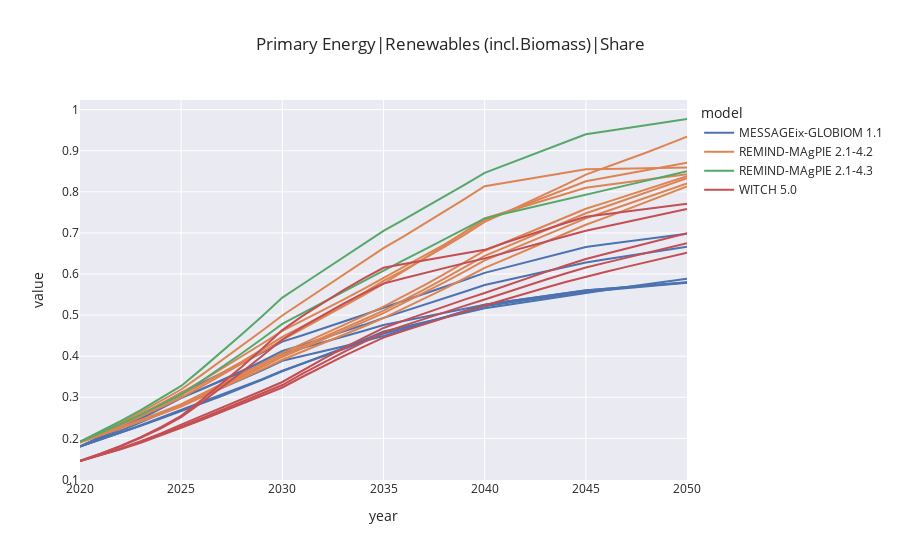

The notebook cell saved with this chart:
### Markdown cell above
## Primary Energy Renewables

### Code cell
dfpins = plot_line(dfp, variable='Primary Energy|Renewables (incl.Biomass)|Share', years=range(2020,2051))

### Figure 1 — Plotly figure (JSON) as saved in the notebook; plotly's stock layout.template omitted (floating-point values rounded to 4 significant figures)
{"data": [{"hovertemplate": "<b>%{hovertext}</b><br><br>model=MESSAGEix-GLOBIOM 1.1<br>mskey=MESS>>EN_NPi2020_450<br>year=%{x}<br>value=%{y}<extra></extra>", "hovertext": ["EN_NPi2020_450", "EN_NPi2020_450", "EN_NPi2020_450", "EN_NPi2020_450", "EN_NPi2020_450", "EN_NPi2020_450", "EN_NPi2020_450", "EN_NPi2020_450", "EN_NPi2020_450", "EN_NPi2020_450", "EN_NPi2020_450", "EN_NPi2020_450", "EN_NPi2020_450", "EN_NPi2020_450", "EN_NPi2020_450", "EN_NPi2020_450", "EN_NPi2020_450", "EN_NPi2020_450", "EN_NPi2020_450", "EN_NPi2020_450", "EN_NPi2020_450", "EN_NPi2020_450", "EN_NPi2020_450", "EN_NPi2020_450", "EN_NPi2020_450", "EN_NPi2020_450", "EN_NPi2020_450", "EN_NPi2020_450", "EN_NPi2020_450", "EN_NPi2020_450", "EN_NPi2020_450"], "legendgroup": "MESSAGEix-GLOBIOM 1.1", "line": {"color": "rgb(76,114,176)", "dash": "solid"}, "marker": {"symbol": "circle"}, "mode": "lines", "name": "MESSAGEix-GLOBIOM 1.1", "orientation": "v", "showlegend": true, "type": "scatter", "x": [2020, 2021, 2022, 2023, 2024, 2025, 2026, 2027, 2028, 2029, 2030, 2031, 2032, 2033, 2034, 2035, 2036, 2037, 2038, 2039, 2040, 2041, 2042, 2043, 2044, 2045, 2046, 2047, 2048, 2049, 2050], "xaxis": "x", "y": [0.1798, 0.2032, 0.2279, 0.2541, 0.2818, 0.3112, 0.3343, 0.3582, 0.383, 0.4088, 0.4354, 0.4508, 0.4666, 0.4831, 0.5001, 0.5177, 0.5343, 0.5511, 0.5681, 0.5853, 0.6028, 0.6154, 0.628, 0.6406, 0.6531, 0.6656, 0.6723, 0.6789, 0.6853, 0.6916, 0.6977], "yaxis": "y"}, {"hovertemplate": "<b>%{hovertext}</b><br><br>model=MESSAGEix-GLOBIOM 1.1<br>mskey=MESS>>EN_NPi2020_500<br>year=%{x}<br>value=%{y}<extra></extra>", "hovertext": ["EN_NPi2020_500", "EN_NPi2020_500", "EN_NPi2020_500", "EN_NPi2020_500", "EN_NPi2020_500", "EN_NPi2020_500", "EN_NPi2020_500", "EN_NPi2020_500", "EN_NPi2020_500", "EN_NPi2020_500", "EN_NPi2020_500", "EN_NPi2020_500", "EN_NPi2020_500", "EN_NPi2020_500", "EN_NPi2020_500", "EN_NPi2020_500", "EN_NPi2020_500", "EN_NPi2020_500", "EN_NPi2020_500", "EN_NPi2020_500", "EN_NPi2020_500", "EN_NPi2020_500", "EN_NPi2020_500", "EN_NPi2020_500", "EN_NPi2020_500", "EN_NPi2020_500", "EN_NPi2020_500", "EN_NPi2020_500", "EN_NPi2020_500", "EN_NPi2020_500", "EN_NPi2020_500"], "legendgroup": "MESSAGEix-GLOBIOM 1.1", "line": {"color": "rgb(76,114,176)", "dash": "solid"}, "marker": {"symbol": "circle"}, "mode": "lines", "name": "MESSAGEix-GLOBIOM 1.1", "orientation": "v", "showlegend": false, "type": "scatter", "x": [2020, 2021, 2022, 2023, 2024, 2025, 2026, 2027, 2028, 2029, 2030, 2031, 2032, 2033, 2034, 2035, 2036, 2037, 2038, 2039, 2040, 2041, 2042, 2043, 2044, 2045, 2046, 2047, 2048, 2049, 2050], "xaxis": "x", "y": [0.1801, 0.2014, 0.2237, 0.2472, 0.272, 0.2981, 0.3191, 0.3411, 0.3639, 0.3877, 0.4126, 0.4275, 0.4429, 0.459, 0.4757, 0.4931, 0.5087, 0.5244, 0.5404, 0.5566, 0.573, 0.5843, 0.5955, 0.6065, 0.6173, 0.6279, 0.636, 0.6438, 0.6515, 0.6591, 0.6665], "yaxis": "y"}, {"hovertemplate": "<b>%{hovertext}</b><br><br>model=MESSAGEix-GLOBIOM 1.1<br>mskey=MESS>>EN_NPi2020_600_DR1p<br>year=%{x}<br>value=%{y}<extra></extra>", "hovertext": ["EN_NPi2020_600_DR1p", "EN_NPi2020_600_DR1p", "EN_NPi2020_600_DR1p", "EN_NPi2020_600_DR1p", "EN_NPi2020_600_DR1p", "EN_NPi2020_600_DR1p", "EN_NPi2020_600_DR1p", "EN_NPi2020_600_DR1p", "EN_NPi2020_600_DR1p", "EN_NPi2020_600_DR1p", "EN_NPi2020_600_DR1p", "EN_NPi2020_600_DR1p", "EN_NPi2020_600_DR1p", "EN_NPi2020_600_DR1p", "EN_NPi2020_600_DR1p", "EN_NPi2020_600_DR1p", "EN_NPi2020_600_DR1p", "EN_NPi2020_600_DR1p", "EN_NPi2020_600_DR1p", "EN_NPi2020_600_DR1p", "EN_NPi2020_600_DR1p", "EN_NPi2020_600_DR1p", "EN_NPi2020_600_DR1p", "EN_NPi2020_600_DR1p", "EN_NPi2020_600_DR1p", "EN_NPi2020_600_DR1p", "EN_NPi2020_600_DR1p", "EN_NPi2020_600_DR1p", "EN_NPi2020_600_DR1p", "EN_NPi2020_600_DR1p", "EN_NPi2020_600_DR1p"], "legendgroup": "MESSAGEix-GLOBIOM 1.1", "line": {"color": "rgb(76,114,176)", "dash": "solid"}, "marker": {"symbol": "circle"}, "mode": "lines", "name": "MESSAGEix-GLOBIOM 1.1", "orientation": "v", "showlegend": false, "type": "scatter", "x": [2020, 2021, 2022, 2023, 2024, 2025, 2026, 2027, 2028, 2029, 2030, 2031, 2032, 2033, 2034, 2035, 2036, 2037, 2038, 2039, 2040, 2041, 2042, 2043, 2044, 2045, 2046, 2047, 2048, 2049, 2050], "xaxis": "x", "y": [0.1806, 0.2021, 0.2246, 0.2483, 0.2732, 0.2996, 0.3193, 0.3399, 0.3614, 0.3838, 0.4072, 0.42, 0.4332, 0.4469, 0.4611, 0.4758, 0.4857, 0.4956, 0.5055, 0.5154, 0.5253, 0.5325, 0.5396, 0.5466, 0.5535, 0.5602, 0.5644, 0.5684, 0.5724, 0.5763, 0.5801], "yaxis": "y"}, {"hovertemplate": "<b>%{hovertext}</b><br><br>model=MESSAGEix-GLOBIOM 1.1<br>mskey=MESS>>EN_NPi2020_600_DR2p<br>year=%{x}<br>value=%{y}<extra></extra>", "hovertext": ["EN_NPi2020_600_DR2p", "EN_NPi2020_600_DR2p", "EN_NPi2020_600_DR2p", "EN_NPi2020_600_DR2p", "EN_NPi2020_600_DR2p", "EN_NPi2020_600_DR2p", "EN_NPi2020_600_DR2p", "EN_NPi2020_600_DR2p", "EN_NPi2020_600_DR2p", "EN_NPi2020_600_DR2p", "EN_NPi2020_600_DR2p", "EN_NPi2020_600_DR2p", "EN_NPi2020_600_DR2p", "EN_NPi2020_600_DR2p", "EN_NPi2020_600_DR2p", "EN_NPi2020_600_DR2p", "EN_NPi2020_600_DR2p", "EN_NPi2020_600_DR2p", "EN_NPi2020_600_DR2p", "EN_NPi2020_600_DR2p", "EN_NPi2020_600_DR2p", "EN_NPi2020_600_DR2p", "EN_NPi2020_600_DR2p", "EN_NPi2020_600_DR2p", "EN_NPi2020_600_DR2p", "EN_NPi2020_600_DR2p", "EN_NPi2020_600_DR2p", "EN_NPi2020_600_DR2p", "EN_NPi2020_600_DR2p", "EN_NPi2020_600_DR2p", "EN_NPi2020_600_DR2p"], "legendgroup": "MESSAGEix-GLOBIOM 1.1", "line": {"color": "rgb(76,114,176)", "dash": "solid"}, "marker": {"symbol": "circle"}, "mode": "lines", "name": "MESSAGEix-GLOBIOM 1.1", "orientation": "v", "showlegend": false, "type": "scatter", "x": [2020, 2021, 2022, 2023, 2024, 2025, 2026, 2027, 2028, 2029, 2030, 2031, 2032, 2033, 2034, 2035, 2036, 2037, 2038, 2039, 2040, 2041, 2042, 2043, 2044, 2045, 2046, 2047, 2048, 2049, 2050], "xaxis": "x", "y": [0.1803, 0.1989, 0.2183, 0.2386, 0.26, 0.2824, 0.302, 0.3223, 0.3435, 0.3656, 0.3887, 0.4, 0.4117, 0.4237, 0.4361, 0.4489, 0.4635, 0.4785, 0.4937, 0.5092, 0.5249, 0.5322, 0.5393, 0.5463, 0.5532, 0.5599, 0.564, 0.568, 0.5719, 0.5758, 0.5795], "yaxis": "y"}, {"hovertemplate": "<b>%{hovertext}</b><br><br>model=MESSAGEix-GLOBIOM 1.1<br>mskey=MESS>>EN_NPi2020_600_DR3p<br>year=%{x}<br>value=%{y}<extra></extra>", "hovertext": ["EN_NPi2020_600_DR3p", "EN_NPi2020_600_DR3p", "EN_NPi2020_600_DR3p", "EN_NPi2020_600_DR3p", "EN_NPi2020_600_DR3p", "EN_NPi2020_600_DR3p", "EN_NPi2020_600_DR3p", "EN_NPi2020_600_DR3p", "EN_NPi2020_600_DR3p", "EN_NPi2020_600_DR3p", "EN_NPi2020_600_DR3p", "EN_NPi2020_600_DR3p", "EN_NPi2020_600_DR3p", "EN_NPi2020_600_DR3p", "EN_NPi2020_600_DR3p", "EN_NPi2020_600_DR3p", "EN_NPi2020_600_DR3p", "EN_NPi2020_600_DR3p", "EN_NPi2020_600_DR3p", "EN_NPi2020_600_DR3p", "EN_NPi2020_600_DR3p", "EN_NPi2020_600_DR3p", "EN_NPi2020_600_DR3p", "EN_NPi2020_600_DR3p", "EN_NPi2020_600_DR3p", "EN_NPi2020_600_DR3p", "EN_NPi2020_600_DR3p", "EN_NPi2020_600_DR3p", "EN_NPi2020_600_DR3p", "EN_NPi2020_600_DR3p", "EN_NPi2020_600_DR3p"], "legendgroup": "MESSAGEix-GLOBIOM 1.1", "line": {"color": "rgb(76,114,176)", "dash": "solid"}, "marker": {"symbol": "circle"}, "mode": "lines", "name": "MESSAGEix-GLOBIOM 1.1", "orientation": "v", "showlegend": false, "type": "scatter", "x": [2020, 2021, 2022, 2023, 2024, 2025, 2026, 2027, 2028, 2029, 2030, 2031, 2032, 2033, 2034, 2035, 2036, 2037, 2038, 2039, 2040, 2041, 2042, 2043, 2044, 2045, 2046, 2047, 2048, 2049, 2050], "xaxis": "x", "y": [0.18, 0.1966, 0.2139, 0.2318, 0.2504, 0.2697, 0.2869, 0.305, 0.3239, 0.3438, 0.3648, 0.3816, 0.3989, 0.4169, 0.4355, 0.4547, 0.4677, 0.4808, 0.4941, 0.5076, 0.5213, 0.5286, 0.5358, 0.5429, 0.5498, 0.5565, 0.5612, 0.5658, 0.5702, 0.5746, 0.5789], "yaxis": "y"}, {"hovertemplate": "<b>%{hovertext}</b><br><br>model=MESSAGEix-GLOBIOM 1.1<br>mskey=MESS>>EN_NPi2020_600_DR4p<br>year=%{x}<br>value=%{y}<extra></extra>", "hovertext": ["EN_NPi2020_600_DR4p", "EN_NPi2020_600_DR4p", "EN_NPi2020_600_DR4p", "EN_NPi2020_600_DR4p", "EN_NPi2020_600_DR4p", "EN_NPi2020_600_DR4p", "EN_NPi2020_600_DR4p", "EN_NPi2020_600_DR4p", "EN_NPi2020_600_DR4p", "EN_NPi2020_600_DR4p", "EN_NPi2020_600_DR4p", "EN_NPi2020_600_DR4p", "EN_NPi2020_600_DR4p", "EN_NPi2020_600_DR4p", "EN_NPi2020_600_DR4p", "EN_NPi2020_600_DR4p", "EN_NPi2020_600_DR4p", "EN_NPi2020_600_DR4p", "EN_NPi2020_600_DR4p", "EN_NPi2020_600_DR4p", "EN_NPi2020_600_DR4p", "EN_NPi2020_600_DR4p", "EN_NPi2020_600_DR4p", "EN_NPi2020_600_DR4p", "EN_NPi2020_600_DR4p", "EN_NPi2020_600_DR4p", "EN_NPi2020_600_DR4p", "EN_NPi2020_600_DR4p", "EN_NPi2020_600_DR4p", "EN_NPi2020_600_DR4p", "EN_NPi2020_600_DR4p"], "legendgroup": "MESSAGEix-GLOBIOM 1.1", "line": {"color": "rgb(76,114,176)", "dash": "solid"}, "marker": {"symbol": "circle"}, "mode": "lines", "name": "MESSAGEix-GLOBIOM 1.1", "orientation": "v", "showlegend": false, "type": "scatter", "x": [2020, 2021, 2022, 2023, 2024, 2025, 2026, 2027, 2028, 2029, 2030, 2031, 2032, 2033, 2034, 2035, 2036, 2037, 2038, 2039, 2040, 2041, 2042, 2043, 2044, 2045, 2046, 2047, 2048, 2049, 2050], "xaxis": "x", "y": [0.18, 0.1961, 0.2129, 0.2303, 0.2484, 0.2673, 0.2846, 0.3029, 0.322, 0.3421, 0.3633, 0.3813, 0.3999, 0.4192, 0.4392, 0.4599, 0.4709, 0.4821, 0.4934, 0.5048, 0.5164, 0.5242, 0.5318, 0.5393, 0.5467, 0.5539, 0.5611, 0.5681, 0.575, 0.5818, 0.5884], "yaxis": "y"}, {"hovertemplate": "<b>%{hovertext}</b><br><br>model=REMIND-MAgPIE 2.1-4.2<br>mskey=REMI>>EN_NPi2020_200f<br>year=%{x}<br>value=%{y}<extra></extra>", "hovertext": ["EN_NPi2020_200f", "EN_NPi2020_200f", "EN_NPi2020_200f", "EN_NPi2020_200f", "EN_NPi2020_200f", "EN_NPi2020_200f", "EN_NPi2020_200f", "EN_NPi2020_200f", "EN_NPi2020_200f", "EN_NPi2020_200f", "EN_NPi2020_200f", "EN_NPi2020_200f", "EN_NPi2020_200f", "EN_NPi2020_200f", "EN_NPi2020_200f", "EN_NPi2020_200f", "EN_NPi2020_200f", "EN_NPi2020_200f", "EN_NPi2020_200f", "EN_NPi2020_200f", "EN_NPi2020_200f", "EN_NPi2020_200f", "EN_NPi2020_200f", "EN_NPi2020_200f", "EN_NPi2020_200f", "EN_NPi2020_200f", "EN_NPi2020_200f", "EN_NPi2020_200f", "EN_NPi2020_200f", "EN_NPi2020_200f", "EN_NPi2020_200f"], "legendgroup": "REMIND-MAgPIE 2.1-4.2", "line": {"color": "rgb(221,132,82)", "dash": "solid"}, "marker": {"symbol": "circle"}, "mode": "lines", "name": "REMIND-MAgPIE 2.1-4.2", "orientation": "v", "showlegend": true, "type": "scatter", "x": [2020, 2021, 2022, 2023, 2024, 2025, 2026, 2027, 2028, 2029, 2030, 2031, 2032, 2033, 2034, 2035, 2036, 2037, 2038, 2039, 2040, 2041, 2042, 2043, 2044, 2045, 2046, 2047, 2048, 2049, 2050], "xaxis": "x", "y": [0.19, 0.2073, 0.2249, 0.2431, 0.2618, 0.281, 0.3044, 0.3282, 0.3525, 0.3771, 0.4022, 0.4234, 0.4448, 0.4666, 0.4886, 0.511, 0.5362, 0.562, 0.5886, 0.616, 0.6442, 0.6646, 0.6852, 0.7059, 0.7268, 0.7478, 0.7645, 0.7814, 0.7985, 0.8158, 0.8334], "yaxis": "y"}, {"hovertemplate": "<b>%{hovertext}</b><br><br>model=REMIND-MAgPIE 2.1-4.2<br>mskey=REMI>>EN_NPi2020_300f<br>year=%{x}<br>value=%{y}<extra></extra>", "hovertext": ["EN_NPi2020_300f", "EN_NPi2020_300f", "EN_NPi2020_300f", "EN_NPi2020_300f", "EN_NPi2020_300f", "EN_NPi2020_300f", "EN_NPi2020_300f", "EN_NPi2020_300f", "EN_NPi2020_300f", "EN_NPi2020_300f", "EN_NPi2020_300f", "EN_NPi2020_300f", "EN_NPi2020_300f", "EN_NPi2020_300f", "EN_NPi2020_300f", "EN_NPi2020_300f", "EN_NPi2020_300f", "EN_NPi2020_300f", "EN_NPi2020_300f", "EN_NPi2020_300f", "EN_NPi2020_300f", "EN_NPi2020_300f", "EN_NPi2020_300f", "EN_NPi2020_300f", "EN_NPi2020_300f", "EN_NPi2020_300f", "EN_NPi2020_300f", "EN_NPi2020_300f", "EN_NPi2020_300f", "EN_NPi2020_300f", "EN_NPi2020_300f"], "legendgroup": "REMIND-MAgPIE 2.1-4.2", "line": {"color": "rgb(221,132,82)", "dash": "solid"}, "marker": {"symbol": "circle"}, "mode": "lines", "name": "REMIND-MAgPIE 2.1-4.2", "orientation": "v", "showlegend": false, "type": "scatter", "x": [2020, 2021, 2022, 2023, 2024, 2025, 2026, 2027, 2028, 2029, 2030, 2031, 2032, 2033, 2034, 2035, 2036, 2037, 2038, 2039, 2040, 2041, 2042, 2043, 2044, 2045, 2046, 2047, 2048, 2049, 2050], "xaxis": "x", "y": [0.1901, 0.207, 0.2243, 0.2421, 0.2604, 0.2792, 0.3021, 0.3255, 0.3493, 0.3734, 0.398, 0.4188, 0.4398, 0.4611, 0.4828, 0.5048, 0.5291, 0.554, 0.5797, 0.6061, 0.6332, 0.6534, 0.6737, 0.6941, 0.7148, 0.7355, 0.752, 0.7687, 0.7856, 0.8028, 0.8202], "yaxis": "y"}, {"hovertemplate": "<b>%{hovertext}</b><br><br>model=REMIND-MAgPIE 2.1-4.2<br>mskey=REMI>>EN_NPi2020_400<br>year=%{x}<br>value=%{y}<extra></extra>", "hovertext": ["EN_NPi2020_400", "EN_NPi2020_400", "EN_NPi2020_400", "EN_NPi2020_400", "EN_NPi2020_400", "EN_NPi2020_400", "EN_NPi2020_400", "EN_NPi2020_400", "EN_NPi2020_400", "EN_NPi2020_400", "EN_NPi2020_400", "EN_NPi2020_400", "EN_NPi2020_400", "EN_NPi2020_400", "EN_NPi2020_400", "EN_NPi2020_400", "EN_NPi2020_400", "EN_NPi2020_400", "EN_NPi2020_400", "EN_NPi2020_400", "EN_NPi2020_400", "EN_NPi2020_400", "EN_NPi2020_400", "EN_NPi2020_400", "EN_NPi2020_400", "EN_NPi2020_400", "EN_NPi2020_400", "EN_NPi2020_400", "EN_NPi2020_400", "EN_NPi2020_400", "EN_NPi2020_400"], "legendgroup": "REMIND-MAgPIE 2.1-4.2", "line": {"color": "rgb(221,132,82)", "dash": "solid"}, "marker": {"symbol": "circle"}, "mode": "lines", "name": "REMIND-MAgPIE 2.1-4.2", "orientation": "v", "showlegend": false, "type": "scatter", "x": [2020, 2021, 2022, 2023, 2024, 2025, 2026, 2027, 2028, 2029, 2030, 2031, 2032, 2033, 2034, 2035, 2036, 2037, 2038, 2039, 2040, 2041, 2042, 2043, 2044, 2045, 2046, 2047, 2048, 2049, 2050], "xaxis": "x", "y": [0.1904, 0.2136, 0.238, 0.2635, 0.2905, 0.3188, 0.3537, 0.3892, 0.4252, 0.4618, 0.499, 0.5319, 0.5647, 0.5975, 0.6302, 0.6629, 0.6917, 0.7212, 0.7513, 0.7821, 0.8136, 0.822, 0.8303, 0.8386, 0.8468, 0.855, 0.8558, 0.8567, 0.8576, 0.8585, 0.8593], "yaxis": "y"}, {"hovertemplate": "<b>%{hovertext}</b><br><br>model=REMIND-MAgPIE 2.1-4.2<br>mskey=REMI>>EN_NPi2020_400f<br>year=%{x}<br>value=%{y}<extra></extra>", "hovertext": ["EN_NPi2020_400f", "EN_NPi2020_400f", "EN_NPi2020_400f", "EN_NPi2020_400f", "EN_NPi2020_400f", "EN_NPi2020_400f", "EN_NPi2020_400f", "EN_NPi2020_400f", "EN_NPi2020_400f", "EN_NPi2020_400f", "EN_NPi2020_400f", "EN_NPi2020_400f", "EN_NPi2020_400f", "EN_NPi2020_400f", "EN_NPi2020_400f", "EN_NPi2020_400f", "EN_NPi2020_400f", "EN_NPi2020_400f", "EN_NPi2020_400f", "EN_NPi2020_400f", "EN_NPi2020_400f", "EN_NPi2020_400f", "EN_NPi2020_400f", "EN_NPi2020_400f", "EN_NPi2020_400f", "EN_NPi2020_400f", "EN_NPi2020_400f", "EN_NPi2020_400f", "EN_NPi2020_400f", "EN_NPi2020_400f", "EN_NPi2020_400f"], "legendgroup": "REMIND-MAgPIE 2.1-4.2", "line": {"color": "rgb(221,132,82)", "dash": "solid"}, "marker": {"symbol": "circle"}, "mode": "lines", "name": "REMIND-MAgPIE 2.1-4.2", "orientation": "v", "showlegend": false, "type": "scatter", "x": [2020, 2021, 2022, 2023, 2024, 2025, 2026, 2027, 2028, 2029, 2030, 2031, 2032, 2033, 2034, 2035, 2036, 2037, 2038, 2039, 2040, 2041, 2042, 2043, 2044, 2045, 2046, 2047, 2048, 2049, 2050], "xaxis": "x", "y": [0.1901, 0.2067, 0.2238, 0.2412, 0.2591, 0.2775, 0.2996, 0.3219, 0.3447, 0.3678, 0.3913, 0.4109, 0.4308, 0.4511, 0.4716, 0.4925, 0.5156, 0.5394, 0.5639, 0.589, 0.6149, 0.6355, 0.6563, 0.6773, 0.6984, 0.7198, 0.7379, 0.7563, 0.775, 0.7939, 0.8131], "yaxis": "y"}, {"hovertemplate": "<b>%{hovertext}</b><br><br>model=REMIND-MAgPIE 2.1-4.2<br>mskey=REMI>>EN_NPi2020_500<br>year=%{x}<br>value=%{y}<extra></extra>", "hovertext": ["EN_NPi2020_500", "EN_NPi2020_500", "EN_NPi2020_500", "EN_NPi2020_500", "EN_NPi2020_500", "EN_NPi2020_500", "EN_NPi2020_500", "EN_NPi2020_500", "EN_NPi2020_500", "EN_NPi2020_500", "EN_NPi2020_500", "EN_NPi2020_500", "EN_NPi2020_500", "EN_NPi2020_500", "EN_NPi2020_500", "EN_NPi2020_500", "EN_NPi2020_500", "EN_NPi2020_500", "EN_NPi2020_500", "EN_NPi2020_500", "EN_NPi2020_500", "EN_NPi2020_500", "EN_NPi2020_500", "EN_NPi2020_500", "EN_NPi2020_500", "EN_NPi2020_500", "EN_NPi2020_500", "EN_NPi2020_500", "EN_NPi2020_500", "EN_NPi2020_500", "EN_NPi2020_500"], "legendgroup": "REMIND-MAgPIE 2.1-4.2", "line": {"color": "rgb(221,132,82)", "dash": "solid"}, "marker": {"symbol": "circle"}, "mode": "lines", "name": "REMIND-MAgPIE 2.1-4.2", "orientation": "v", "showlegend": false, "type": "scatter", "x": [2020, 2021, 2022, 2023, 2024, 2025, 2026, 2027, 2028, 2029, 2030, 2031, 2032, 2033, 2034, 2035, 2036, 2037, 2038, 2039, 2040, 2041, 2042, 2043, 2044, 2045, 2046, 2047, 2048, 2049, 2050], "xaxis": "x", "y": [0.1903, 0.2105, 0.2313, 0.253, 0.2755, 0.2988, 0.326, 0.3537, 0.3818, 0.4104, 0.4395, 0.4662, 0.4932, 0.5206, 0.5482, 0.5762, 0.6063, 0.6371, 0.6689, 0.7017, 0.7354, 0.7504, 0.7653, 0.7802, 0.795, 0.8099, 0.8164, 0.8229, 0.8294, 0.836, 0.8426], "yaxis": "y"}, {"hovertemplate": "<b>%{hovertext}</b><br><br>model=REMIND-MAgPIE 2.1-4.2<br>mskey=REMI>>EN_NPi2020_600<br>year=%{x}<br>value=%{y}<extra></extra>", "hovertext": ["EN_NPi2020_600", "EN_NPi2020_600", "EN_NPi2020_600", "EN_NPi2020_600", "EN_NPi2020_600", "EN_NPi2020_600", "EN_NPi2020_600", "EN_NPi2020_600", "EN_NPi2020_600", "EN_NPi2020_600", "EN_NPi2020_600", "EN_NPi2020_600", "EN_NPi2020_600", "EN_NPi2020_600", "EN_NPi2020_600", "EN_NPi2020_600", "EN_NPi2020_600", "EN_NPi2020_600", "EN_NPi2020_600", "EN_NPi2020_600", "EN_NPi2020_600", "EN_NPi2020_600", "EN_NPi2020_600", "EN_NPi2020_600", "EN_NPi2020_600", "EN_NPi2020_600", "EN_NPi2020_600", "EN_NPi2020_600", "EN_NPi2020_600", "EN_NPi2020_600", "EN_NPi2020_600"], "legendgroup": "REMIND-MAgPIE 2.1-4.2", "line": {"color": "rgb(221,132,82)", "dash": "solid"}, "marker": {"symbol": "circle"}, "mode": "lines", "name": "REMIND-MAgPIE 2.1-4.2", "orientation": "v", "showlegend": false, "type": "scatter", "x": [2020, 2021, 2022, 2023, 2024, 2025, 2026, 2027, 2028, 2029, 2030, 2031, 2032, 2033, 2034, 2035, 2036, 2037, 2038, 2039, 2040, 2041, 2042, 2043, 2044, 2045, 2046, 2047, 2048, 2049, 2050], "xaxis": "x", "y": [0.1903, 0.2079, 0.2259, 0.2445, 0.2636, 0.2833, 0.3073, 0.3318, 0.3567, 0.3821, 0.4081, 0.43, 0.4521, 0.4746, 0.4974, 0.5205, 0.5462, 0.5726, 0.5997, 0.6277, 0.6566, 0.6767, 0.697, 0.7175, 0.738, 0.7587, 0.7743, 0.79, 0.8059, 0.822, 0.8383], "yaxis": "y"}, {"hovertemplate": "<b>%{hovertext}</b><br><br>model=REMIND-MAgPIE 2.1-4.2<br>mskey=REMI>>SusDev_SDP-PkBudg1000<br>year=%{x}<br>value=%{y}<extra></extra>", "hovertext": ["SusDev_SDP-PkBudg1000", "SusDev_SDP-PkBudg1000", "SusDev_SDP-PkBudg1000", "SusDev_SDP-PkBudg1000", "SusDev_SDP-PkBudg1000", "SusDev_SDP-PkBudg1000", "SusDev_SDP-PkBudg1000", "SusDev_SDP-PkBudg1000", "SusDev_SDP-PkBudg1000", "SusDev_SDP-PkBudg1000", "SusDev_SDP-PkBudg1000", "SusDev_SDP-PkBudg1000", "SusDev_SDP-PkBudg1000", "SusDev_SDP-PkBudg1000", "SusDev_SDP-PkBudg1000", "SusDev_SDP-PkBudg1000", "SusDev_SDP-PkBudg1000", "SusDev_SDP-PkBudg1000", "SusDev_SDP-PkBudg1000", "SusDev_SDP-PkBudg1000", "SusDev_SDP-PkBudg1000", "SusDev_SDP-PkBudg1000", "SusDev_SDP-PkBudg1000", "SusDev_SDP-PkBudg1000", "SusDev_SDP-PkBudg1000", "SusDev_SDP-PkBudg1000", "SusDev_SDP-PkBudg1000", "SusDev_SDP-PkBudg1000", "SusDev_SDP-PkBudg1000", "SusDev_SDP-PkBudg1000", "SusDev_SDP-PkBudg1000"], "legendgroup": "REMIND-MAgPIE 2.1-4.2", "line": {"color": "rgb(221,132,82)", "dash": "solid"}, "marker": {"symbol": "circle"}, "mode": "lines", "name": "REMIND-MAgPIE 2.1-4.2", "orientation": "v", "showlegend": false, "type": "scatter", "x": [2020, 2021, 2022, 2023, 2024, 2025, 2026, 2027, 2028, 2029, 2030, 2031, 2032, 2033, 2034, 2035, 2036, 2037, 2038, 2039, 2040, 2041, 2042, 2043, 2044, 2045, 2046, 2047, 2048, 2049, 2050], "xaxis": "x", "y": [0.1902, 0.2104, 0.2319, 0.2547, 0.279, 0.305, 0.3312, 0.3585, 0.3869, 0.4164, 0.4472, 0.4723, 0.4984, 0.5255, 0.5537, 0.5831, 0.6093, 0.6367, 0.6654, 0.6954, 0.727, 0.7487, 0.771, 0.794, 0.8176, 0.842, 0.8594, 0.8774, 0.8959, 0.9149, 0.9345], "yaxis": "y"}, {"hovertemplate": "<b>%{hovertext}</b><br><br>model=REMIND-MAgPIE 2.1-4.2<br>mskey=REMI>>SusDev_SSP1-PkBudg900<br>year=%{x}<br>value=%{y}<extra></extra>", "hovertext": ["SusDev_SSP1-PkBudg900", "SusDev_SSP1-PkBudg900", "SusDev_SSP1-PkBudg900", "SusDev_SSP1-PkBudg900", "SusDev_SSP1-PkBudg900", "SusDev_SSP1-PkBudg900", "SusDev_SSP1-PkBudg900", "SusDev_SSP1-PkBudg900", "SusDev_SSP1-PkBudg900", "SusDev_SSP1-PkBudg900", "SusDev_SSP1-PkBudg900", "SusDev_SSP1-PkBudg900", "SusDev_SSP1-PkBudg900", "SusDev_SSP1-PkBudg900", "SusDev_SSP1-PkBudg900", "SusDev_SSP1-PkBudg900", "SusDev_SSP1-PkBudg900", "SusDev_SSP1-PkBudg900", "SusDev_SSP1-PkBudg900", "SusDev_SSP1-PkBudg900", "SusDev_SSP1-PkBudg900", "SusDev_SSP1-PkBudg900", "SusDev_SSP1-PkBudg900", "SusDev_SSP1-PkBudg900", "SusDev_SSP1-PkBudg900", "SusDev_SSP1-PkBudg900", "SusDev_SSP1-PkBudg900", "SusDev_SSP1-PkBudg900", "SusDev_SSP1-PkBudg900", "SusDev_SSP1-PkBudg900", "SusDev_SSP1-PkBudg900"], "legendgroup": "REMIND-MAgPIE 2.1-4.2", "line": {"color": "rgb(221,132,82)", "dash": "solid"}, "marker": {"symbol": "circle"}, "mode": "lines", "name": "REMIND-MAgPIE 2.1-4.2", "orientation": "v", "showlegend": false, "type": "scatter", "x": [2020, 2021, 2022, 2023, 2024, 2025, 2026, 2027, 2028, 2029, 2030, 2031, 2032, 2033, 2034, 2035, 2036, 2037, 2038, 2039, 2040, 2041, 2042, 2043, 2044, 2045, 2046, 2047, 2048, 2049, 2050], "xaxis": "x", "y": [0.1903, 0.2119, 0.2346, 0.2585, 0.2838, 0.3105, 0.3395, 0.369, 0.3993, 0.4302, 0.4617, 0.4864, 0.5115, 0.5372, 0.5634, 0.5903, 0.6163, 0.6434, 0.6717, 0.7011, 0.7317, 0.7498, 0.7682, 0.787, 0.8061, 0.8257, 0.8345, 0.8434, 0.8524, 0.8616, 0.871], "yaxis": "y"}, {"hovertemplate": "<b>%{hovertext}</b><br><br>model=REMIND-MAgPIE 2.1-4.3<br>mskey=REMI>>DeepElec_SSP2_HighRE_Budg900<br>year=%{x}<br>value=%{y}<extra></extra>", "hovertext": ["DeepElec_SSP2_HighRE_Budg900", "DeepElec_SSP2_HighRE_Budg900", "DeepElec_SSP2_HighRE_Budg900", "DeepElec_SSP2_HighRE_Budg900", "DeepElec_SSP2_HighRE_Budg900", "DeepElec_SSP2_HighRE_Budg900", "DeepElec_SSP2_HighRE_Budg900", "DeepElec_SSP2_HighRE_Budg900", "DeepElec_SSP2_HighRE_Budg900", "DeepElec_SSP2_HighRE_Budg900", "DeepElec_SSP2_HighRE_Budg900", "DeepElec_SSP2_HighRE_Budg900", "DeepElec_SSP2_HighRE_Budg900", "DeepElec_SSP2_HighRE_Budg900", "DeepElec_SSP2_HighRE_Budg900", "DeepElec_SSP2_HighRE_Budg900", "DeepElec_SSP2_HighRE_Budg900", "DeepElec_SSP2_HighRE_Budg900", "DeepElec_SSP2_HighRE_Budg900", "DeepElec_SSP2_HighRE_Budg900", "DeepElec_SSP2_HighRE_Budg900", "DeepElec_SSP2_HighRE_Budg900", "DeepElec_SSP2_HighRE_Budg900", "DeepElec_SSP2_HighRE_Budg900", "DeepElec_SSP2_HighRE_Budg900", "DeepElec_SSP2_HighRE_Budg900", "DeepElec_SSP2_HighRE_Budg900", "DeepElec_SSP2_HighRE_Budg900", "DeepElec_SSP2_HighRE_Budg900", "DeepElec_SSP2_HighRE_Budg900", "DeepElec_SSP2_HighRE_Budg900"], "legendgroup": "REMIND-MAgPIE 2.1-4.3", "line": {"color": "rgb(85,168,104)", "dash": "solid"}, "marker": {"symbol": "circle"}, "mode": "lines", "name": "REMIND-MAgPIE 2.1-4.3", "orientation": "v", "showlegend": true, "type": "scatter", "x": [2020, 2021, 2022, 2023, 2024, 2025, 2026, 2027, 2028, 2029, 2030, 2031, 2032, 2033, 2034, 2035, 2036, 2037, 2038, 2039, 2040, 2041, 2042, 2043, 2044, 2045, 2046, 2047, 2048, 2049, 2050], "xaxis": "x", "y": [0.1919, 0.2161, 0.2417, 0.2687, 0.2972, 0.3275, 0.3684, 0.4104, 0.4534, 0.4974, 0.5426, 0.575, 0.6075, 0.6399, 0.6724, 0.7049, 0.7321, 0.7599, 0.7881, 0.8169, 0.8462, 0.8646, 0.8832, 0.9019, 0.9209, 0.94, 0.9475, 0.9549, 0.9623, 0.9698, 0.9773], "yaxis": "y"}, {"hovertemplate": "<b>%{hovertext}</b><br><br>model=REMIND-MAgPIE 2.1-4.3<br>mskey=REMI>>DeepElec_SSP2_def_Budg900<br>year=%{x}<br>value=%{y}<extra></extra>", "hovertext": ["DeepElec_SSP2_def_Budg900", "DeepElec_SSP2_def_Budg900", "DeepElec_SSP2_def_Budg900", "DeepElec_SSP2_def_Budg900", "DeepElec_SSP2_def_Budg900", "DeepElec_SSP2_def_Budg900", "DeepElec_SSP2_def_Budg900", "DeepElec_SSP2_def_Budg900", "DeepElec_SSP2_def_Budg900", "DeepElec_SSP2_def_Budg900", "DeepElec_SSP2_def_Budg900", "DeepElec_SSP2_def_Budg900", "DeepElec_SSP2_def_Budg900", "DeepElec_SSP2_def_Budg900", "DeepElec_SSP2_def_Budg900", "DeepElec_SSP2_def_Budg900", "DeepElec_SSP2_def_Budg900", "DeepElec_SSP2_def_Budg900", "DeepElec_SSP2_def_Budg900", "DeepElec_SSP2_def_Budg900", "DeepElec_SSP2_def_Budg900", "DeepElec_SSP2_def_Budg900", "DeepElec_SSP2_def_Budg900", "DeepElec_SSP2_def_Budg900", "DeepElec_SSP2_def_Budg900", "DeepElec_SSP2_def_Budg900", "DeepElec_SSP2_def_Budg900", "DeepElec_SSP2_def_Budg900", "DeepElec_SSP2_def_Budg900", "DeepElec_SSP2_def_Budg900", "DeepElec_SSP2_def_Budg900"], "legendgroup": "REMIND-MAgPIE 2.1-4.3", "line": {"color": "rgb(85,168,104)", "dash": "solid"}, "marker": {"symbol": "circle"}, "mode": "lines", "name": "REMIND-MAgPIE 2.1-4.3", "orientation": "v", "showlegend": false, "type": "scatter", "x": [2020, 2021, 2022, 2023, 2024, 2025, 2026, 2027, 2028, 2029, 2030, 2031, 2032, 2033, 2034, 2035, 2036, 2037, 2038, 2039, 2040, 2041, 2042, 2043, 2044, 2045, 2046, 2047, 2048, 2049, 2050], "xaxis": "x", "y": [0.1921, 0.2129, 0.2347, 0.2577, 0.2818, 0.3071, 0.3395, 0.3729, 0.4071, 0.4424, 0.4786, 0.5049, 0.5311, 0.5573, 0.5834, 0.6095, 0.634, 0.6589, 0.684, 0.7095, 0.7353, 0.7471, 0.7588, 0.7704, 0.7819, 0.7933, 0.8045, 0.8158, 0.8272, 0.8387, 0.8503], "yaxis": "y"}, {"hovertemplate": "<b>%{hovertext}</b><br><br>model=WITCH 5.0<br>mskey=WITC>>EN_NPi2020_400f<br>year=%{x}<br>value=%{y}<extra></extra>", "hovertext": ["EN_NPi2020_400f", "EN_NPi2020_400f", "EN_NPi2020_400f", "EN_NPi2020_400f", "EN_NPi2020_400f", "EN_NPi2020_400f", "EN_NPi2020_400f", "EN_NPi2020_400f", "EN_NPi2020_400f", "EN_NPi2020_400f", "EN_NPi2020_400f", "EN_NPi2020_400f", "EN_NPi2020_400f", "EN_NPi2020_400f", "EN_NPi2020_400f", "EN_NPi2020_400f", "EN_NPi2020_400f", "EN_NPi2020_400f", "EN_NPi2020_400f", "EN_NPi2020_400f", "EN_NPi2020_400f", "EN_NPi2020_400f", "EN_NPi2020_400f", "EN_NPi2020_400f", "EN_NPi2020_400f", "EN_NPi2020_400f", "EN_NPi2020_400f", "EN_NPi2020_400f", "EN_NPi2020_400f", "EN_NPi2020_400f", "EN_NPi2020_400f"], "legendgroup": "WITCH 5.0", "line": {"color": "rgb(196,78,82)", "dash": "solid"}, "marker": {"symbol": "circle"}, "mode": "lines", "name": "WITCH 5.0", "orientation": "v", "showlegend": true, "type": "scatter", "x": [2020, 2021, 2022, 2023, 2024, 2025, 2026, 2027, 2028, 2029, 2030, 2031, 2032, 2033, 2034, 2035, 2036, 2037, 2038, 2039, 2040, 2041, 2042, 2043, 2044, 2045, 2046, 2047, 2048, 2049, 2050], "xaxis": "x", "y": [0.1448, 0.1594, 0.1753, 0.1928, 0.212, 0.2334, 0.2535, 0.2739, 0.2947, 0.3157, 0.3371, 0.3657, 0.393, 0.4193, 0.4444, 0.4686, 0.4865, 0.5039, 0.5209, 0.5376, 0.5539, 0.5711, 0.588, 0.6046, 0.6207, 0.6366, 0.6491, 0.6615, 0.674, 0.6865, 0.699], "yaxis": "y"}, {"hovertemplate": "<b>%{hovertext}</b><br><br>model=WITCH 5.0<br>mskey=WITC>>EN_NPi2020_450<br>year=%{x}<br>value=%{y}<extra></extra>", "hovertext": ["EN_NPi2020_450", "EN_NPi2020_450", "EN_NPi2020_450", "EN_NPi2020_450", "EN_NPi2020_450", "EN_NPi2020_450", "EN_NPi2020_450", "EN_NPi2020_450", "EN_NPi2020_450", "EN_NPi2020_450", "EN_NPi2020_450", "EN_NPi2020_450", "EN_NPi2020_450", "EN_NPi2020_450", "EN_NPi2020_450", "EN_NPi2020_450", "EN_NPi2020_450", "EN_NPi2020_450", "EN_NPi2020_450", "EN_NPi2020_450", "EN_NPi2020_450", "EN_NPi2020_450", "EN_NPi2020_450", "EN_NPi2020_450", "EN_NPi2020_450", "EN_NPi2020_450", "EN_NPi2020_450", "EN_NPi2020_450", "EN_NPi2020_450", "EN_NPi2020_450", "EN_NPi2020_450"], "legendgroup": "WITCH 5.0", "line": {"color": "rgb(196,78,82)", "dash": "solid"}, "marker": {"symbol": "circle"}, "mode": "lines", "name": "WITCH 5.0", "orientation": "v", "showlegend": false, "type": "scatter", "x": [2020, 2021, 2022, 2023, 2024, 2025, 2026, 2027, 2028, 2029, 2030, 2031, 2032, 2033, 2034, 2035, 2036, 2037, 2038, 2039, 2040, 2041, 2042, 2043, 2044, 2045, 2046, 2047, 2048, 2049, 2050], "xaxis": "x", "y": [0.1455, 0.1624, 0.1814, 0.2027, 0.227, 0.2548, 0.293, 0.3328, 0.3744, 0.4179, 0.4635, 0.4979, 0.5301, 0.5603, 0.5886, 0.6152, 0.6245, 0.6335, 0.6422, 0.6506, 0.6588, 0.676, 0.6925, 0.7086, 0.7242, 0.7392, 0.7456, 0.752, 0.7583, 0.7646, 0.7708], "yaxis": "y"}, {"hovertemplate": "<b>%{hovertext}</b><br><br>model=WITCH 5.0<br>mskey=WITC>>EN_NPi2020_450f<br>year=%{x}<br>value=%{y}<extra></extra>", "hovertext": ["EN_NPi2020_450f", "EN_NPi2020_450f", "EN_NPi2020_450f", "EN_NPi2020_450f", "EN_NPi2020_450f", "EN_NPi2020_450f", "EN_NPi2020_450f", "EN_NPi2020_450f", "EN_NPi2020_450f", "EN_NPi2020_450f", "EN_NPi2020_450f", "EN_NPi2020_450f", "EN_NPi2020_450f", "EN_NPi2020_450f", "EN_NPi2020_450f", "EN_NPi2020_450f", "EN_NPi2020_450f", "EN_NPi2020_450f", "EN_NPi2020_450f", "EN_NPi2020_450f", "EN_NPi2020_450f", "EN_NPi2020_450f", "EN_NPi2020_450f", "EN_NPi2020_450f", "EN_NPi2020_450f", "EN_NPi2020_450f", "EN_NPi2020_450f", "EN_NPi2020_450f", "EN_NPi2020_450f", "EN_NPi2020_450f", "EN_NPi2020_450f"], "legendgroup": "WITCH 5.0", "line": {"color": "rgb(196,78,82)", "dash": "solid"}, "marker": {"symbol": "circle"}, "mode": "lines", "name": "WITCH 5.0", "orientation": "v", "showlegend": false, "type": "scatter", "x": [2020, 2021, 2022, 2023, 2024, 2025, 2026, 2027, 2028, 2029, 2030, 2031, 2032, 2033, 2034, 2035, 2036, 2037, 2038, 2039, 2040, 2041, 2042, 2043, 2044, 2045, 2046, 2047, 2048, 2049, 2050], "xaxis": "x", "y": [0.1448, 0.1589, 0.1741, 0.1908, 0.2089, 0.2289, 0.2484, 0.2682, 0.2884, 0.3089, 0.3297, 0.3573, 0.3837, 0.4092, 0.4338, 0.4575, 0.4743, 0.4907, 0.5067, 0.5224, 0.5378, 0.5542, 0.5703, 0.5859, 0.6011, 0.616, 0.6277, 0.6394, 0.6511, 0.6629, 0.6746], "yaxis": "y"}, {"hovertemplate": "<b>%{hovertext}</b><br><br>model=WITCH 5.0<br>mskey=WITC>>EN_NPi2020_500<br>year=%{x}<br>value=%{y}<extra></extra>", "hovertext": ["EN_NPi2020_500", "EN_NPi2020_500", "EN_NPi2020_500", "EN_NPi2020_500", "EN_NPi2020_500", "EN_NPi2020_500", "EN_NPi2020_500", "EN_NPi2020_500", "EN_NPi2020_500", "EN_NPi2020_500", "EN_NPi2020_500", "EN_NPi2020_500", "EN_NPi2020_500", "EN_NPi2020_500", "EN_NPi2020_500", "EN_NPi2020_500", "EN_NPi2020_500", "EN_NPi2020_500", "EN_NPi2020_500", "EN_NPi2020_500", "EN_NPi2020_500", "EN_NPi2020_500", "EN_NPi2020_500", "EN_NPi2020_500", "EN_NPi2020_500", "EN_NPi2020_500", "EN_NPi2020_500", "EN_NPi2020_500", "EN_NPi2020_500", "EN_NPi2020_500", "EN_NPi2020_500"], "legendgroup": "WITCH 5.0", "line": {"color": "rgb(196,78,82)", "dash": "solid"}, "marker": {"symbol": "circle"}, "mode": "lines", "name": "WITCH 5.0", "orientation": "v", "showlegend": false, "type": "scatter", "x": [2020, 2021, 2022, 2023, 2024, 2025, 2026, 2027, 2028, 2029, 2030, 2031, 2032, 2033, 2034, 2035, 2036, 2037, 2038, 2039, 2040, 2041, 2042, 2043, 2044, 2045, 2046, 2047, 2048, 2049, 2050], "xaxis": "x", "y": [0.1454, 0.1619, 0.1803, 0.201, 0.2245, 0.2513, 0.2869, 0.3236, 0.3614, 0.4004, 0.4406, 0.4713, 0.5, 0.5271, 0.5526, 0.5766, 0.5896, 0.6022, 0.6145, 0.6264, 0.638, 0.6518, 0.6654, 0.6789, 0.6921, 0.7051, 0.716, 0.7267, 0.7373, 0.7478, 0.758], "yaxis": "y"}, {"hovertemplate": "<b>%{hovertext}</b><br><br>model=WITCH 5.0<br>mskey=WITC>>EN_NPi2020_500f<br>year=%{x}<br>value=%{y}<extra></extra>", "hovertext": ["EN_NPi2020_500f", "EN_NPi2020_500f", "EN_NPi2020_500f", "EN_NPi2020_500f", "EN_NPi2020_500f", "EN_NPi2020_500f", "EN_NPi2020_500f", "EN_NPi2020_500f", "EN_NPi2020_500f", "EN_NPi2020_500f", "EN_NPi2020_500f", "EN_NPi2020_500f", "EN_NPi2020_500f", "EN_NPi2020_500f", "EN_NPi2020_500f", "EN_NPi2020_500f", "EN_NPi2020_500f", "EN_NPi2020_500f", "EN_NPi2020_500f", "EN_NPi2020_500f", "EN_NPi2020_500f", "EN_NPi2020_500f", "EN_NPi2020_500f", "EN_NPi2020_500f", "EN_NPi2020_500f", "EN_NPi2020_500f", "EN_NPi2020_500f", "EN_NPi2020_500f", "EN_NPi2020_500f", "EN_NPi2020_500f", "EN_NPi2020_500f"], "legendgroup": "WITCH 5.0", "line": {"color": "rgb(196,78,82)", "dash": "solid"}, "marker": {"symbol": "circle"}, "mode": "lines", "name": "WITCH 5.0", "orientation": "v", "showlegend": false, "type": "scatter", "x": [2020, 2021, 2022, 2023, 2024, 2025, 2026, 2027, 2028, 2029, 2030, 2031, 2032, 2033, 2034, 2035, 2036, 2037, 2038, 2039, 2040, 2041, 2042, 2043, 2044, 2045, 2046, 2047, 2048, 2049, 2050], "xaxis": "x", "y": [0.1449, 0.1585, 0.1733, 0.1893, 0.2067, 0.2256, 0.2447, 0.264, 0.2836, 0.3035, 0.3238, 0.3499, 0.375, 0.3993, 0.4227, 0.4452, 0.4616, 0.4776, 0.4932, 0.5084, 0.5234, 0.5381, 0.5525, 0.5666, 0.5804, 0.5939, 0.6056, 0.6173, 0.6288, 0.6403, 0.6517], "yaxis": "y"}], "layout": {"legend": {"title": {"text": "model"}, "tracegroupgap": 0}, "title": {"text": "Primary Energy|Renewables (incl.Biomass)|Share"}, "xaxis": {"anchor": "y", "domain": [0, 1], "title": {"text": "year"}}, "yaxis": {"anchor": "x", "domain": [0, 1], "title": {"text": "value"}}}}
